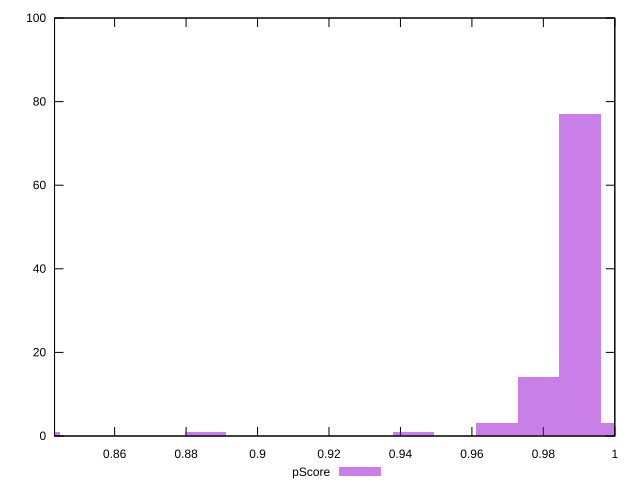

The script that saved this image:
reset

$pScore <<EOF
0.9786348539608956 14
0.9902852688890014 77
0.9669844390327896 3
1.0019356838171074 3
0.8388298748236247 1
0.9436836091765778 1
0.8854315345360483 1
EOF

set key outside below
set boxwidth 0.011650414928105899
set xrange [0.8431816917971003:1]
set yrange [0:100]
set trange [0:100]
set style fill transparent solid 0.5 noborder
set terminal svg size 640, 490 enhanced background rgb 'white'
set output "report_00012_2021-02-09T11:01:39.952Z/total-blocking-time/samples/pages+cached+noadtech/pScore/histogram.svg"

plot $pScore title "pScore" with boxes

reset
